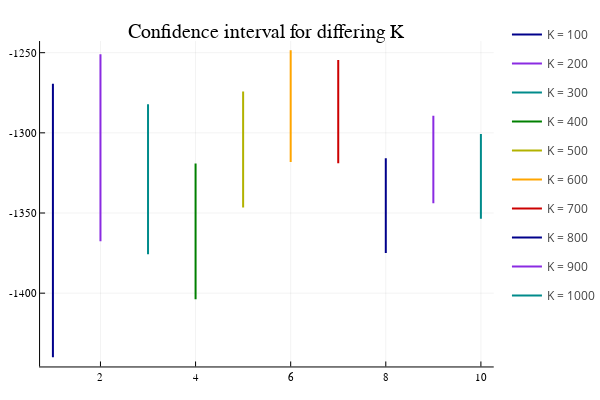

Notebook cell for this chart:
### Code cell
y = collect(1:1:10)
quantiles = zeros(10, 2)
normal = Normal(0, 1)
quantil = quantile(normal, 0.95)

for i in 1:length(K_vector)
    quantiles[i,1] = new_UB_V[i] - (quantil*new_UB_std[i]/sqrt(K_vector[i]))
    quantiles[i,2] = new_UB_V[i] + (quantil*new_UB_std[i]/sqrt(K_vector[i]))
end

labels = permutedims(["K = $i" for i in K_vector])

Plots.plot([y;;y]', quantiles', palette = :darktest, title="Confidence interval for differing K", linewidth = 2, legend = :topright, label=labels)

### Figure 1 — Plotly figure (JSON) as saved in the notebook; plotly's stock layout.template omitted (floating-point values rounded to 4 significant figures)
{"data": [{"colorbar": {"title": ""}, "legendgroup": "K = 100", "line": {"color": "rgba(0, 0, 139, 1.000)", "dash": "solid", "shape": "linear", "width": 2}, "mode": "lines", "name": "K = 100", "showlegend": true, "type": "scatter", "x": [1, 1], "xaxis": "x", "y": [-1440.0, -1269.0], "yaxis": "y", "zmax": null, "zmin": null}, {"colorbar": {"title": ""}, "legendgroup": "K = 200", "line": {"color": "rgba(138, 43, 226, 1.000)", "dash": "solid", "shape": "linear", "width": 2}, "mode": "lines", "name": "K = 200", "showlegend": true, "type": "scatter", "x": [2, 2], "xaxis": "x", "y": [-1368.0, -1251.0], "yaxis": "y", "zmax": null, "zmin": null}, {"colorbar": {"title": ""}, "legendgroup": "K = 300", "line": {"color": "rgba(0, 139, 139, 1.000)", "dash": "solid", "shape": "linear", "width": 2}, "mode": "lines", "name": "K = 300", "showlegend": true, "type": "scatter", "x": [3, 3], "xaxis": "x", "y": [-1376.0, -1282.0], "yaxis": "y", "zmax": null, "zmin": null}, {"colorbar": {"title": ""}, "legendgroup": "K = 400", "line": {"color": "rgba(0, 128, 0, 1.000)", "dash": "solid", "shape": "linear", "width": 2}, "mode": "lines", "name": "K = 400", "showlegend": true, "type": "scatter", "x": [4, 4], "xaxis": "x", "y": [-1404.0, -1319.0], "yaxis": "y", "zmax": null, "zmin": null}, {"colorbar": {"title": ""}, "legendgroup": "K = 500", "line": {"color": "rgba(178, 178, 0, 1.000)", "dash": "solid", "shape": "linear", "width": 2}, "mode": "lines", "name": "K = 500", "showlegend": true, "type": "scatter", "x": [5, 5], "xaxis": "x", "y": [-1346.0, -1274.0], "yaxis": "y", "zmax": null, "zmin": null}, {"colorbar": {"title": ""}, "legendgroup": "K = 600", "line": {"color": "rgba(255, 165, 0, 1.000)", "dash": "solid", "shape": "linear", "width": 2}, "mode": "lines", "name": "K = 600", "showlegend": true, "type": "scatter", "x": [6, 6], "xaxis": "x", "y": [-1318.0, -1248.0], "yaxis": "y", "zmax": null, "zmin": null}, {"colorbar": {"title": ""}, "legendgroup": "K = 700", "line": {"color": "rgba(204, 0, 0, 1.000)", "dash": "solid", "shape": "linear", "width": 2}, "mode": "lines", "name": "K = 700", "showlegend": true, "type": "scatter", "x": [7, 7], "xaxis": "x", "y": [-1319.0, -1254.0], "yaxis": "y", "zmax": null, "zmin": null}, {"colorbar": {"title": ""}, "legendgroup": "K = 800", "line": {"color": "rgba(0, 0, 139, 1.000)", "dash": "solid", "shape": "linear", "width": 2}, "mode": "lines", "name": "K = 800", "showlegend": true, "type": "scatter", "x": [8, 8], "xaxis": "x", "y": [-1375.0, -1316.0], "yaxis": "y", "zmax": null, "zmin": null}, {"colorbar": {"title": ""}, "legendgroup": "K = 900", "line": {"color": "rgba(138, 43, 226, 1.000)", "dash": "solid", "shape": "linear", "width": 2}, "mode": "lines", "name": "K = 900", "showlegend": true, "type": "scatter", "x": [9, 9], "xaxis": "x", "y": [-1344.0, -1289.0], "yaxis": "y", "zmax": null, "zmin": null}, {"colorbar": {"title": ""}, "legendgroup": "K = 1000", "line": {"color": "rgba(0, 139, 139, 1.000)", "dash": "solid", "shape": "linear", "width": 2}, "mode": "lines", "name": "K = 1000", "showlegend": true, "type": "scatter", "x": [10, 10], "xaxis": "x", "y": [-1354.0, -1301.0], "yaxis": "y", "zmax": null, "zmin": null}], "layout": {"annotations": [{"font": {"color": "rgba(0, 0, 0, 1.000)", "family": "sans-serif", "size": 20}, "rotation": 0, "showarrow": false, "text": "Confidence interval for differing K", "x": 0.537, "xanchor": "center", "xref": "paper", "y": 1, "yanchor": "top", "yref": "paper"}], "height": 400, "legend_position": {"bgcolor": "rgba(255, 255, 255, 1.000)", "bordercolor": "rgba(0, 0, 0, 1.000)", "borderwidth": 1, "font": {"color": "rgba(0, 0, 0, 1.000)", "family": "sans-serif", "size": 11}, "title": {"font": {"color": "rgba(0, 0, 0, 1.000)", "family": "sans-serif", "size": 15}, "text": ""}, "tracegroupgap": 0, "traceorder": "normal", "x": 1, "xanchor": "right", "y": 1, "yanchor": "top"}, "margin": {"b": 20, "l": 0, "r": 0, "t": 20}, "paper_bgcolor": "rgba(255, 255, 255, 1.000)", "plot_bgcolor": "rgba(255, 255, 255, 1.000)", "showlegend": true, "width": 600, "xaxis": {"anchor": "y", "domain": [0.08064, 0.9934], "gridcolor": "rgba(0, 0, 0, 0.100)", "gridwidth": 0.5, "linecolor": "rgba(0, 0, 0, 1.000)", "mirror": false, "range": [0.73, 10.27], "showgrid": true, "showline": true, "showticklabels": true, "tickangle": 0, "tickcolor": "rgb(0, 0, 0)", "tickfont": {"color": "rgba(0, 0, 0, 1.000)", "family": "sans-serif", "size": 11}, "tickmode": "array", "ticks": "inside", "ticktext": ["2", "4", "6", "8", "10"], "tickvals": [2, 4, 6, 8, 10], "title": "", "titlefont": {"color": "rgba(0, 0, 0, 1.000)", "family": "sans-serif", "size": 15}, "type": "-", "visible": true, "zeroline": false, "zerolinecolor": "rgba(0, 0, 0, 1.000)"}, "yaxis": {"anchor": "x", "domain": [0.03762, 0.9415], "gridcolor": "rgba(0, 0, 0, 0.100)", "gridwidth": 0.5, "linecolor": "rgba(0, 0, 0, 1.000)", "mirror": false, "range": [-1446.0, -1243.0], "showgrid": true, "showline": true, "showticklabels": true, "tickangle": 0, "tickcolor": "rgb(0, 0, 0)", "tickfont": {"color": "rgba(0, 0, 0, 1.000)", "family": "sans-serif", "size": 11}, "tickmode": "array", "ticks": "inside", "ticktext": ["-1400", "-1350", "-1300", "-1250"], "tickvals": [-1400, -1350, -1300, -1250], "title": "", "titlefont": {"color": "rgba(0, 0, 0, 1.000)", "family": "sans-serif", "size": 15}, "type": "-", "visible": true, "zeroline": false, "zerolinecolor": "rgba(0, 0, 0, 1.000)"}}}
